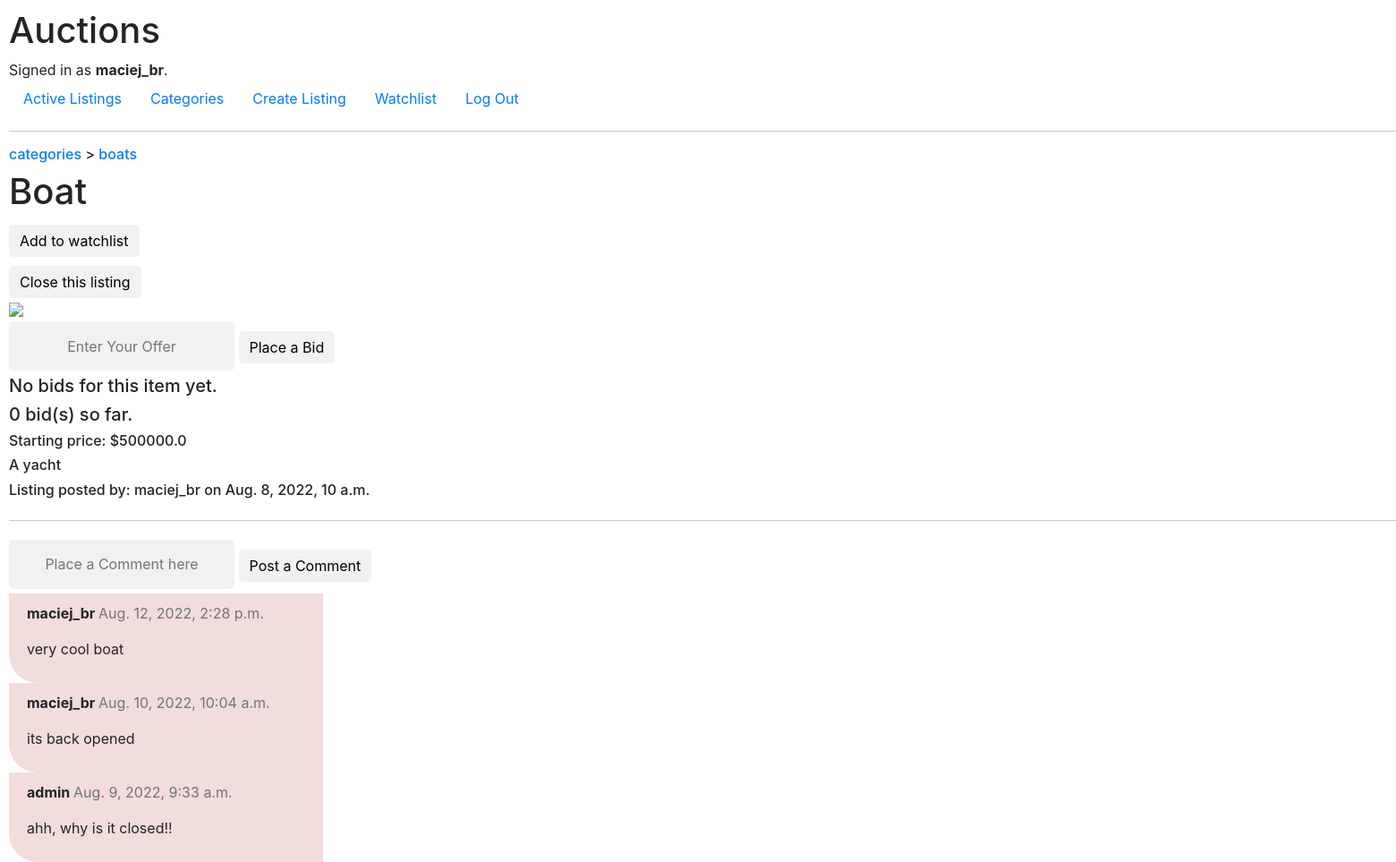
Screenshot of /listing/Boat (signed in) with the database file from the repository.
### auctions/models.py (models this page shows)
class User(AbstractUser):
    pass

class Listing(models.Model):
    title = models.CharField(max_length=32)
    user = models.ForeignKey(User, on_delete=models.CASCADE, related_name='listing')
    starting_bid = models.FloatField(max_length=16)
    description = models.CharField(max_length=128)
    creation_date = models.DateTimeField()
    category = models.CharField(max_length=16)
    image_url = models.CharField(max_length=128)
    watchlist = models.ManyToManyField(User, blank=True, related_name='watchlist')
    winner = models.ForeignKey(User, blank=True, on_delete=models.CASCADE, default='', null=True, related_name='won_listing')
    highest_bid = models.FloatField(max_length=16, blank=True, default=-1 , null=True)
    class Meta:
        ordering = ['creation_date']

class Comment(models.Model):
    title = models.ForeignKey(Listing, on_delete=models.CASCADE,  related_name='comment')
    user = models.ForeignKey(User, on_delete=models.CASCADE,  related_name='comment')
    comment = models.CharField(max_length=32)
    creation_date = models.DateTimeField()
    class Meta:
        ordering = ['creation_date']

### auctions/views.py (the view, shortened to what this page needs)
# urls.py: path("listing/<str:TITLE>", views.listing_page, name="listing_page")
def listing_page(request, TITLE):
    createOrError = True
    isAuctionOwner = False
    isAuctionWinner = False
    isAuctionClosed = False
    isOnWatchlist = False
    listing = Listing.objects.get(title=TITLE)
    bids = Listing.objects.get(title=TITLE).bid.all()
    bidForm = NewBidForm(request.POST)
    commentForm = NewCommentForm(request.POST)
    if commentForm.is_valid():
        comment = commentForm.cleaned_data['comment']
        new_comment = Comment.objects.create(title=listing, user=request.user, comment=comment, creation_date=datetime.now())
        new_comment.save()
    comments = reversed(Listing.objects.get(title=TITLE).comment.all())
    bids = Listing.objects.get(title=TITLE).bid.all()
    bids.aggregate(Max('bid'))
    if bids:
        highestBid = bids.order_by('-bid')[0]
        listing.highest_bid = highestBid.bid
        listing.save()
    else:
        highestBid = -1
    sizeOfBids = len(bids)
    if request.user.is_authenticated and listing in request.user.watchlist.all():
        isOnWatchlist = True
    else:
        isOnWatchlist = False
    if request.user == Listing.objects.get(title=TITLE).user:
        isAuctionOwner = True
    if highestBid != -1 and request.user == highestBid.user:
        isAuctionWinner = True
    if listing.winner:
        isAuctionClosed = True
    return render(request, "auctions/listing_page.html", {
        "title": TITLE,
        "listing": listing,
        "sizeOfBids": sizeOfBids,
        "highestBid": highestBid,
        "comments": comments,
        "isOnWatchlist": isOnWatchlist,
        "isAuctionOwner": isAuctionOwner,
        "isAuctionWinner": isAuctionWinner,
        "isAuctionClosed": isAuctionClosed,
        "bidForm": NewBidForm(),
        "commentForm": NewCommentForm()
    })

### auctions/views.py
class NewBidForm(forms.Form):
    bid = forms.FloatField(label="", widget=forms.TextInput(attrs={
        'placeholder': 'Enter Your Offer',
        'class': 'myFormClass'
        }))

class NewCommentForm(forms.ModelForm):
    class Meta:
        model = Comment
        fields = ('comment',)
        widgets = {
            'comment': forms.TextInput(attrs={
                'class': "myFormClass",
                'style': 'max-width: 300px;',
                'placeholder': 'Place a Comment here'
                }),
        }
        labels = {
            "comment": "",
        }

### auctions/templates/auctions/listing_page.html (shortened to what this page needs)
{% extends "auctions/layout.html" %}
{% block body %}
    <h6><a href="{% url 'categories' %}">categories</a>
      {% if listing.category %}
        > <a href="{% url 'category' listing.category %}">{{ listing.category }}</a>
      {% endif %}
    </h6>
    <h1>{{title}}</h1>
    {% if request.user.is_authenticated %}
    <form action="{% url 'listing_page' title %}" method="POST">
      {% if isOnWatchlist %}
        <button name="watchlistAction" class="btn" value="unadd">
            Remove from watchlist
        </button>
      {% else %}
        <button name="watchlistAction" class="btn" value="add">
            Add to watchlist
        </button>
      {% endif %}
    </form>
    {% endif %}
    <form action="{% url 'listing_page' title %}" method="POST">
      {% if isAuctionOwner and not isAuctionClosed %}
        <button name="closeListingAction" class="btn btn-primary" value="close">
            Close this listing
        </button>
      {% endif %}
    </form>
    {% if listing.image_url %}
      <img src={{listing.image_url}} width="75%" >
    {% endif %}
    {% if not isAuctionClosed %}
      {% if not request.user.is_authenticated %}
        <h4>Please log in  to bid in the auction.</h4>
      {% else %}
      <form action="{% url 'listing_page' title %}"  method="POST">
        {{ bidForm }}
        <input type="submit" class="btn" value="Place a Bid">
      </form>
      {% endif %}
    {% endif %}
    <div>
      {% if highestBid == -1 %}
        <h5>No bids for this item yet.</h5>
      {% else %}
        <h5>Current highest bid: ${{ highestBid.bid }} by {{ highestBid.user }}</h5>
      {% endif %}
    </div>
    <h5>{{ sizeOfBids }} bid(s) so far.</h5>
    <h6>Starting price: ${{ listing.starting_bid }}</h6>
    <h6>{{ listing.description }}</h6>
    <h6>Listing posted by: {{ listing.user }} on {{ listing.creation_date }}</h6>
    <hr>
    {% if not isAuctionClosed and request.user.is_authenticated %}
      <form action="{% url 'listing_page' title %}" method="POST">
        {{ commentForm }}
        <input type="submit" class="btn" value="Post a Comment">
      </form>
    {% endif %}
    {% for comment in comments %}
        <div class="comment">
          <p class="font-weight-bold">
            {{ comment.user }}
            <span class=" text-muted font-weight-normal" style="padding-top: 1px; padding-bottom: 1px;">
              {{ comment.creation_date }}
            </span>
          </p>
          {{ comment.comment | linebreaks }}
        </div>
    {% endfor %}
{% endblock %}

### auctions/templates/auctions/layout.html (shortened to what this page needs)
{% load static %}
<!DOCTYPE html>
<html lang="en">
    <head>
        <link rel="stylesheet" href="https://stackpath.bootstrapcdn.com/bootstrap/4.4.1/css/bootstrap.min.css">
        <link href="{% static 'auctions/styles.css' %}" rel="stylesheet">
    </head>
    <body>
        <h1>Auctions</h1>
        <div>
            {% if user.is_authenticated %}
                Signed in as <strong>{{ user.username }}</strong>.
            {% else %}
                Not signed in.
            {% endif %}
        </div>
        <ul class="nav">
            <li class="nav-item">
                <a class="nav-link" href="{% url 'index' %}">Active Listings</a>
            </li>
            <li class="nav-item">
                <a class="nav-link" href="{% url 'categories' %}">Categories</a>
            </li>
            {% if user.is_authenticated %}
                <li class="nav-item">
                    <a class="nav-link" href="{% url 'create_listing' %}">Create Listing</a>
                </li>
                <li class="nav-item">
                    <a class="nav-link" href="{% url 'watchlist' %}">Watchlist</a>
                </li>
                <li class="nav-item">
                    <a class="nav-link" href="{% url 'logout' %}">Log Out</a>
                </li>
            {% endif %}
        </ul>
        <hr>
        <div class="block-body">
            {% block body %}
            {% endblock %}
        </div>
    </body>
</html>

### auctions/static/auctions/styles.css (style rules this page uses)
body { padding: 10px; align-items: center; justify-content: center; height: 100vh; width: 100vh; }
form { padding-top: 5px; padding-bottom: 5px; }
hr { margin-left: 0px; margin-right: -100vh; border: 0; border-top: 1px solid #c9c7c7; }
.block-body { display: flex; flex-direction: column; }
.btn { background-color: #f1f1f1; color: black; font-size: 16px; border: none; cursor: pointer; border-radius: 5px; text-align: center; }
.myFormClass { height: 55px; background-color: #f1f1f1; color: black; font-size: 16px; border: none; border-radius: 5px; text-align: center; }
.comment { width: 45%; height: fit-content; padding: 10px; padding-left: 20px; background-color: rgba(240, 211, 211, 0.791); border-bottom-left-radius: 32px !important; }

### rows the page displays
User: username "maciej_br"
Listing: category "boats", title "Boat", starting_bid "500000.0", description "A yacht", user "maciej_br", creation_date "Aug. 8, 2022, 10 a.m."
Comment: user "maciej_br", creation_date "Aug. 12, 2022, 2:28 p.m.", comment "very cool boat"
Comment: user "maciej_br", creation_date "Aug. 10, 2022, 10:04 a.m.", comment "its back opened"
Comment: user "admin", creation_date "Aug. 9, 2022, 9:33 a.m.", comment "ahh, why is it closed!!"

### other values shown
{{ sizeOfBids }} "0"
